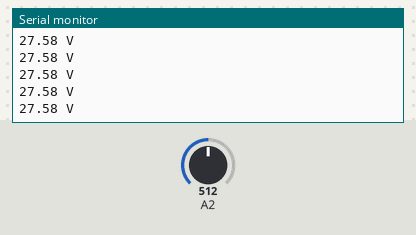
This sketch was run on a simulated Arduino Uno, built with avr-gcc and run on an emulated ATmega328P. Parts: the last lines printed to the serial monitor. Inputs (shaded band) come from the test bench; at power-on: A2 = 512.

Above: at 1.2 s.
1.3 s: A2 set to 716
At 1.33 s:
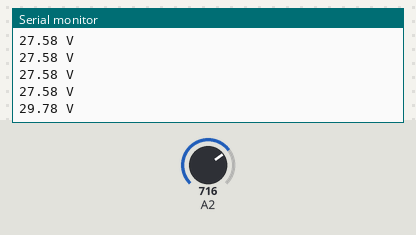
2.8 s: A2 set to 900
At 2.85 s:
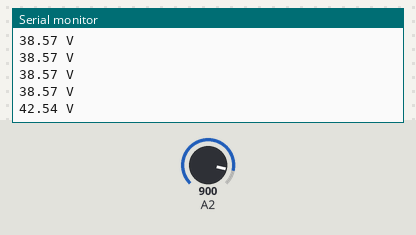
Timing chart, 0 to 5.8 s (numbered marks = the images above; inputs shaded):
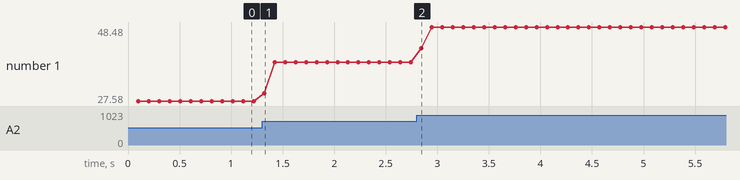

The sketch:

Voltmeter.ino
```cpp
// number of analog samples to take per reading
#define NUM_SAMPLES 10

int sum = 0;                    // sum of samples taken
unsigned char sample_count = 0; // current sample number
float voltage = 0.0;            // calculated voltage

void setup()
{
    Serial.begin(9600);
}

void loop()
{
  // Voltage, samples, amd sumation variables
int sum_voltage = 0;
unsigned char sample_count = 0;
float voltage = 0.0;


    // take a number of analog samples and add them up
    while (sample_count < NUM_SAMPLES) {
        sum += analogRead(A2);
        sample_count++;
        delay(10);
    }
    // calculate the voltage
    // use 5.0 for a 5.0V ADC reference voltage
    // 5.015V is the calibrated reference voltage
    voltage = ((float)sum / (float)NUM_SAMPLES * 5.015) / 1024.0;
    // send voltage for display on Serial Monitor
    // voltage multiplied by 11 when using voltage divider that
    // divides by 11. 11.132 is the calibrated voltage divide
    // value
    Serial.print(voltage * 11);
    Serial.println (" V");
    sample_count = 0;
    sum = 0;
}
```

Measured:
- after the input at 1.3 s, the serial monitor: prints a new line at once (image 1)
- after the input at 2.8 s, the serial monitor: prints a new line at once (image 2)
- plotted number 1: 27.58 → 38.57 after the input at 1.3 s, 38.57 → 48.48 after the input at 2.8 s
